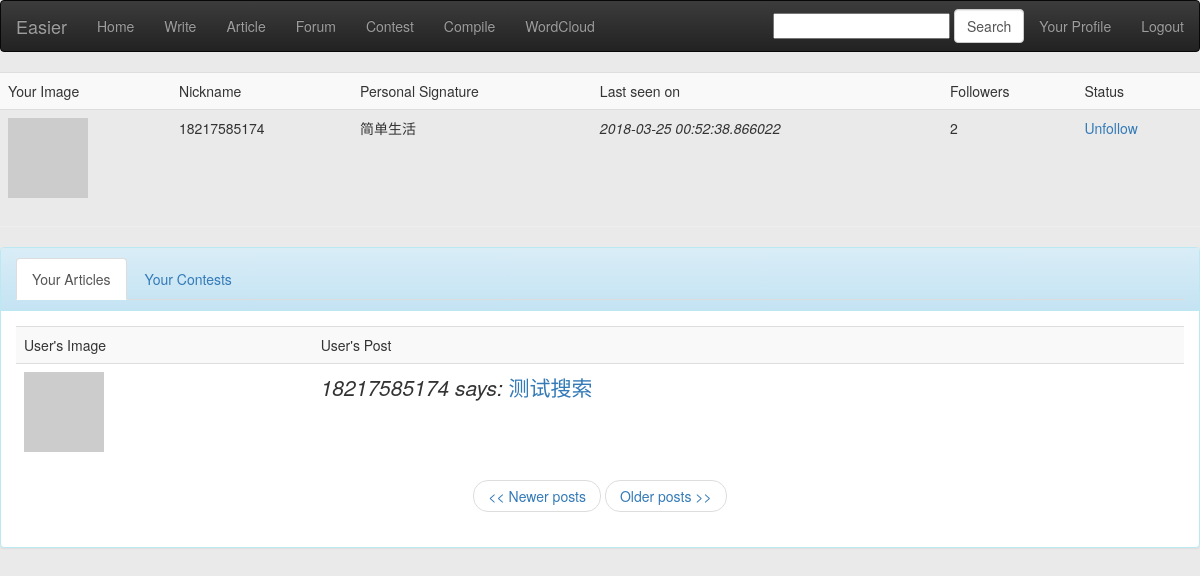
Page /user/18217585174/1 (signed in) on the committed database.
### app/models.py (models this page shows, shortened)
class User(db.Model):
    id = db.Column(db.Integer, primary_key=True)
    nickname = db.Column(db.String(64), index=True, unique=True)
    email = db.Column(db.String(120), index=True, unique=True)
    password = db.Column(db.String(120), index=True)
    posts = db.relationship('Post', backref='author', lazy='dynamic')
    cards = db.relationship('Card', backref='participant')
    about_me = db.Column(db.String(140))
    last_seen = db.Column(db.DateTime)
    followed = db.relationship('User',
                               secondary=followers,
                               primaryjoin=(followers.c.follower_id == id),
                               secondaryjoin=(followers.c.followed_id == id),
                               backref=db.backref('followers', lazy='dynamic'),
                               lazy='dynamic')
    def is_following(self, user):
        return self.followed.filter(followers.c.followed_id == user.id).count() > 0
    is_authenticated = True
    is_active = True
    is_anonymous = False
    def avatar(self, size):
        return 'http://www.gravatar.com/avatar/' + md5(self.email.encode('utf8')).hexdigest() + '?d=mm&s=' + str(size)

class Post(db.Model):
    __searchable__ = ['body', 'title']
    __analyzer__ = ChineseAnalyzer()
    id = db.Column(db.Integer, primary_key=True)
    title = db.Column(db.String(100))
    body = db.Column(db.String(140))
    timestamp = db.Column(db.DateTime)
    user_id = db.Column(db.Integer, db.ForeignKey('user.id'))

### app/views.py (the view)
@app.route('/user/<nickname>')
@app.route('/user/<nickname>/<int:page>')
@login_required
def user(nickname, page=1):
    user = User.query.filter_by(nickname=nickname).first()
    if user is None:
        flash('User %s not found.' % nickname)
        return redirect(url_for('index'))
    posts = user.posts.paginate(page, POSTS_PER_PAGE, False)
    games = user.games.order_by(Game.timestamp.desc()).all()
    return render_template('user.html',
                           user=user, posts=posts,
                           games=games, datetime=datetime)

### app/forms.py
class SearchForm(Form):
    search = StringField('search', validators=[DataRequired()])

### app/views.py (called while the page is built)
@app.before_request
def before_request():
    g.user = current_user
    g.search_form = SearchForm()
    if g.user.is_authenticated:
        g.user.last_seen = datetime.utcnow()
        db.session.add(g.user)
        db.session.commit()

@lm.user_loader
def load_user(id):
    return User.query.get(int(id))

### app/templates/user.html (shortened to what this page needs)
{% extends "base.html" %}
{% block content %}
<table class="table table-striped table-hover">
    <tr>
        <td>Your Image</td>
        <td>Nickname</td>
        {% if user.about_me %}<td>Personal Signature</td>{% endif %}
        {% if user.last_seen %}<td>Last seen on</td>{% endif %}
        <td>Followers</td>
        <td>Status</td>
    </tr>
    <tr>
        <td><img src="{{user.avatar(50)}}"></td>
        <td>{{user.nickname}}</td>
        {% if user.about_me %}<td>{{user.about_me}}</td>{% endif %}
        {% if user.last_seen %}<td><i>{{user.last_seen}}</i></td>{% endif %}
        <td>{{user.followers.count()}}</td>
        <td>
        {% if user.id == g.user.id %}
            <a href="{{url_for('edit')}}">Edit your profile</a>
        {% elif not g.user.is_following(user) %}
            <a href="{{url_for('follow', nickname = user.nickname)}}">Follow</a>
        {% else %}
            <a href="{{url_for('unfollow', nickname = user.nickname)}}">Unfollow</a>
        {% endif %}
        </td>
    </tr>
</table>
<hr>
<div class="panel panel-info">
    <div class="panel-heading">
        <ul class="nav nav-tabs" role="tablist">
            <li role="presentation" class="active">
                <a href="#user_article" aria-controls="user_article" role="tab" data-toggle="tab">
                    Your Articles
                </a>
            </li>
            <li role="presentation">
                <a href="#user_game" aria-controls="user_game" role="tab" data-toggle="tab">
                    Your Contests
                </a>
            </li>
        </ul>
    </div>
    <div class="panel-body">
        <div class="tab-content">
            <div role="tabpanel" class="tab-pane active" id="user_article">
                <table class="table table-striped table-hover">
                    <tr>
                        <td>User's Image</td>
                        <td>User's Post</td>
                    </tr>
                    {% for post in posts.items %}
                        {% include 'post.html' %}
                    {% endfor %}
                </table>
                <nav>
                    <ul class="pager">
                        {% if posts.has_prev %}<li><a href="{{ url_for('user', nickname = user.nickname, page = posts.prev_num) }}"><< Newer posts</a></li>{% else %}<li><a href="#"><< Newer posts</a></li>{% endif %}
                        {% if posts.has_next %}<li><a href="{{ url_for('user', nickname = user.nickname, page = posts.next_num) }}">Older posts >></a></li>{% else %}<li><a href="#">Older posts >></a></li>{% endif %}
                    </ul>
                </nav>
            </div>
        </div>
    </div>
</div>
{% endblock %}

### app/templates/post.html
    <tr class="lead">
        <td><a href="{{ url_for('user', nickname = post.author.nickname) }}"><img src="{{post.author.avatar(50)}}"></a></td>
        <td><i>{{post.author.nickname}} says:</i>
        <a href="{{ url_for('article', pk = post.id) }}">{{post.title}}</a></td>
    </tr>

### rows in the picture
User: nickname "18217585174", about_me "简单生活", last_seen "2018-03-25 00:52:38.866022"
Post: author.nickname "18217585174", title "测试搜索"

### other values in the picture
{{ user.followers.count() }} "2"
